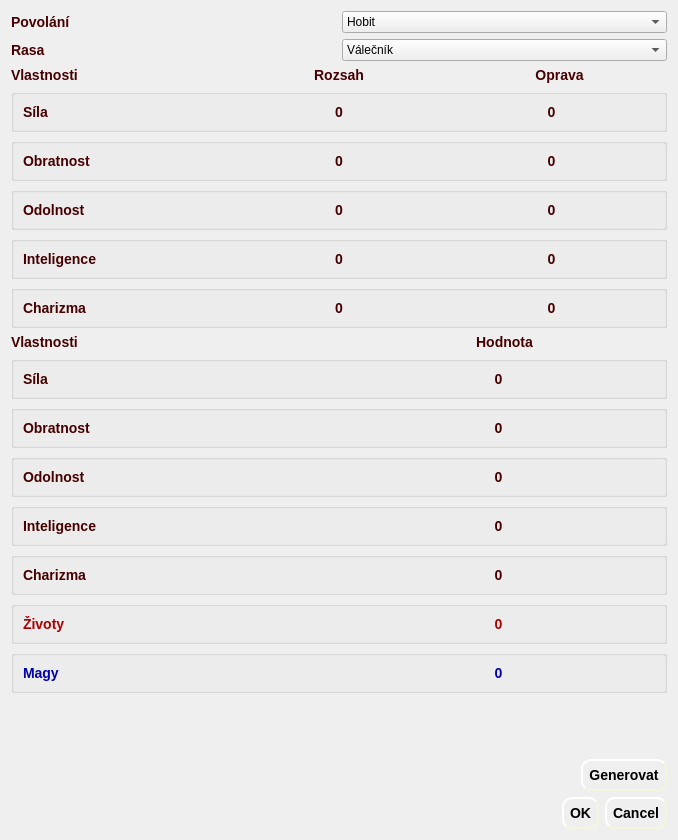
<?xml version="1.0" encoding="UTF-8"?>
<ui version="4.0">
 <class>NCharakter</class>
 <widget class="QDialog" name="NCharakter">
  <property name="geometry">
   <rect>
    <x>0</x>
    <y>0</y>
    <width>678</width>
    <height>840</height>
   </rect>
  </property>
  <property name="sizePolicy">
   <sizepolicy hsizetype="Fixed" vsizetype="Preferred">
    <horstretch>0</horstretch>
    <verstretch>0</verstretch>
   </sizepolicy>
  </property>
  <property name="windowTitle">
   <string>Dialog</string>
  </property>
  <property name="styleSheet">
   <string notr="true">QDialog{
	
	border-image: url(:/img/img/button_3.jpg);

}
QPushButton{
	background-image: url(:/img/img/button_4.jpg);
       border-style: outset;
    border-width: 2px;
    border-radius: 10px;
    border-color: beige;
    font: bold 14px;

    padding: 6px;
}

QComboBox{
	
	border-image: url(:/img/img/button_4.jpg);
}
QLabel{
font: bold 14px;
	
	color: rgb(70, 0, 0);
}</string>
  </property>
  <layout class="QVBoxLayout" name="verticalLayout_3">
   <item>
    <layout class="QVBoxLayout" name="verticalLayout">
     <item>
      <layout class="QHBoxLayout" name="horizontalLayout_2">
       <item>
        <widget class="QLabel" name="label_2">
         <property name="text">
          <string>Povolání</string>
         </property>
        </widget>
       </item>
       <item>
        <widget class="QComboBox" name="comboBox_2">
         <item>
          <property name="text">
           <string>Hobit</string>
          </property>
         </item>
         <item>
          <property name="text">
           <string>Kudůk</string>
          </property>
         </item>
         <item>
          <property name="text">
           <string>Trpaslík</string>
          </property>
         </item>
         <item>
          <property name="text">
           <string>Elf</string>
          </property>
         </item>
         <item>
          <property name="text">
           <string>Člověk</string>
          </property>
         </item>
         <item>
          <property name="text">
           <string>Barbar</string>
          </property>
         </item>
         <item>
          <property name="text">
           <string>Krol</string>
          </property>
         </item>
        </widget>
       </item>
      </layout>
     </item>
     <item>
      <layout class="QHBoxLayout" name="horizontalLayout">
       <item>
        <widget class="QLabel" name="label">
         <property name="text">
          <string>Rasa</string>
         </property>
        </widget>
       </item>
       <item>
        <widget class="QComboBox" name="comboBox">
         <property name="styleSheet">
          <string notr="true"/>
         </property>
         <item>
          <property name="text">
           <string>Válečník</string>
          </property>
         </item>
         <item>
          <property name="text">
           <string>Hraničář</string>
          </property>
         </item>
         <item>
          <property name="text">
           <string>Alchymista</string>
          </property>
         </item>
         <item>
          <property name="text">
           <string>Kouzelník</string>
          </property>
         </item>
         <item>
          <property name="text">
           <string>Zloděj</string>
          </property>
         </item>
        </widget>
       </item>
      </layout>
     </item>
     <item>
      <layout class="QHBoxLayout" name="horizontalLayout_3">
       <item>
        <widget class="QLabel" name="label_3">
         <property name="text">
          <string>Vlastnosti</string>
         </property>
        </widget>
       </item>
       <item>
        <widget class="QLabel" name="label_4">
         <property name="text">
          <string>Rozsah</string>
         </property>
         <property name="alignment">
          <set>Qt::AlignCenter</set>
         </property>
        </widget>
       </item>
       <item>
        <widget class="QLabel" name="label_5">
         <property name="text">
          <string>Oprava</string>
         </property>
         <property name="alignment">
          <set>Qt::AlignCenter</set>
         </property>
        </widget>
       </item>
      </layout>
     </item>
     <item>
      <widget class="QGroupBox" name="horizontalGroupBox_5">
       <layout class="QHBoxLayout" name="horizontalLayout_5">
        <item>
         <widget class="QLabel" name="label_9">
          <property name="text">
           <string>Síla</string>
          </property>
         </widget>
        </item>
        <item>
         <widget class="QLabel" name="label_10">
          <property name="text">
           <string>0</string>
          </property>
          <property name="alignment">
           <set>Qt::AlignCenter</set>
          </property>
         </widget>
        </item>
        <item>
         <widget class="QLabel" name="label_11">
          <property name="text">
           <string>0</string>
          </property>
          <property name="alignment">
           <set>Qt::AlignCenter</set>
          </property>
         </widget>
        </item>
       </layout>
      </widget>
     </item>
     <item>
      <widget class="QGroupBox" name="horizontalGroupBox_4">
       <layout class="QHBoxLayout" name="horizontalLayout_4">
        <item>
         <widget class="QLabel" name="label_6">
          <property name="text">
           <string>Obratnost</string>
          </property>
         </widget>
        </item>
        <item>
         <widget class="QLabel" name="label_7">
          <property name="text">
           <string>0</string>
          </property>
          <property name="alignment">
           <set>Qt::AlignCenter</set>
          </property>
         </widget>
        </item>
        <item>
         <widget class="QLabel" name="label_8">
          <property name="text">
           <string>0</string>
          </property>
          <property name="alignment">
           <set>Qt::AlignCenter</set>
          </property>
         </widget>
        </item>
       </layout>
      </widget>
     </item>
     <item>
      <widget class="QGroupBox" name="horizontalGroupBox_7">
       <layout class="QHBoxLayout" name="horizontalLayout_7">
        <item>
         <widget class="QLabel" name="label_15">
          <property name="text">
           <string>Odolnost</string>
          </property>
         </widget>
        </item>
        <item>
         <widget class="QLabel" name="label_16">
          <property name="text">
           <string>0</string>
          </property>
          <property name="alignment">
           <set>Qt::AlignCenter</set>
          </property>
         </widget>
        </item>
        <item>
         <widget class="QLabel" name="label_17">
          <property name="text">
           <string>0</string>
          </property>
          <property name="alignment">
           <set>Qt::AlignCenter</set>
          </property>
         </widget>
        </item>
       </layout>
      </widget>
     </item>
     <item>
      <widget class="QGroupBox" name="horizontalGroupBox_6">
       <layout class="QHBoxLayout" name="horizontalLayout_6">
        <item>
         <widget class="QLabel" name="label_12">
          <property name="text">
           <string>Inteligence</string>
          </property>
         </widget>
        </item>
        <item>
         <widget class="QLabel" name="label_13">
          <property name="text">
           <string>0</string>
          </property>
          <property name="alignment">
           <set>Qt::AlignCenter</set>
          </property>
         </widget>
        </item>
        <item>
         <widget class="QLabel" name="label_14">
          <property name="text">
           <string>0</string>
          </property>
          <property name="alignment">
           <set>Qt::AlignCenter</set>
          </property>
         </widget>
        </item>
       </layout>
      </widget>
     </item>
     <item>
      <widget class="QGroupBox" name="horizontalGroupBox_8">
       <layout class="QHBoxLayout" name="horizontalLayout_8">
        <item>
         <widget class="QLabel" name="label_18">
          <property name="text">
           <string>Charizma</string>
          </property>
         </widget>
        </item>
        <item>
         <widget class="QLabel" name="label_19">
          <property name="text">
           <string>0</string>
          </property>
          <property name="alignment">
           <set>Qt::AlignCenter</set>
          </property>
         </widget>
        </item>
        <item>
         <widget class="QLabel" name="label_20">
          <property name="text">
           <string>0</string>
          </property>
          <property name="alignment">
           <set>Qt::AlignCenter</set>
          </property>
         </widget>
        </item>
       </layout>
      </widget>
     </item>
    </layout>
   </item>
   <item>
    <layout class="QVBoxLayout" name="verticalLayout_2">
     <item>
      <layout class="QHBoxLayout" name="horizontalLayout_12">
       <item>
        <widget class="QLabel" name="label_27">
         <property name="text">
          <string>Vlastnosti</string>
         </property>
        </widget>
       </item>
       <item>
        <widget class="QLabel" name="label_28">
         <property name="text">
          <string>Hodnota</string>
         </property>
         <property name="alignment">
          <set>Qt::AlignCenter</set>
         </property>
        </widget>
       </item>
      </layout>
     </item>
     <item>
      <widget class="QGroupBox" name="horizontalGroupBox_10">
       <layout class="QHBoxLayout" name="horizontalLayout_10">
        <item>
         <widget class="QLabel" name="label_21">
          <property name="text">
           <string>Síla</string>
          </property>
         </widget>
        </item>
        <item>
         <widget class="QLabel" name="label_22">
          <property name="text">
           <string>0</string>
          </property>
          <property name="alignment">
           <set>Qt::AlignCenter</set>
          </property>
         </widget>
        </item>
       </layout>
      </widget>
     </item>
     <item>
      <widget class="QGroupBox" name="horizontalGroupBox_11">
       <layout class="QHBoxLayout" name="horizontalLayout_11">
        <item>
         <widget class="QLabel" name="label_24">
          <property name="text">
           <string>Obratnost</string>
          </property>
         </widget>
        </item>
        <item>
         <widget class="QLabel" name="label_25">
          <property name="text">
           <string>0</string>
          </property>
          <property name="alignment">
           <set>Qt::AlignCenter</set>
          </property>
         </widget>
        </item>
       </layout>
      </widget>
     </item>
     <item>
      <widget class="QGroupBox" name="horizontalGroupBox_14">
       <layout class="QHBoxLayout" name="horizontalLayout_14">
        <item>
         <widget class="QLabel" name="label_33">
          <property name="text">
           <string>Odolnost</string>
          </property>
         </widget>
        </item>
        <item>
         <widget class="QLabel" name="label_34">
          <property name="text">
           <string>0</string>
          </property>
          <property name="alignment">
           <set>Qt::AlignCenter</set>
          </property>
         </widget>
        </item>
       </layout>
      </widget>
     </item>
     <item>
      <widget class="QGroupBox" name="horizontalGroupBox_13">
       <layout class="QHBoxLayout" name="horizontalLayout_13">
        <item>
         <widget class="QLabel" name="label_30">
          <property name="text">
           <string>Inteligence</string>
          </property>
         </widget>
        </item>
        <item>
         <widget class="QLabel" name="label_31">
          <property name="text">
           <string>0</string>
          </property>
          <property name="alignment">
           <set>Qt::AlignCenter</set>
          </property>
         </widget>
        </item>
       </layout>
      </widget>
     </item>
     <item>
      <widget class="QGroupBox" name="horizontalGroupBox_15">
       <layout class="QHBoxLayout" name="horizontalLayout_15">
        <item>
         <widget class="QLabel" name="label_36">
          <property name="text">
           <string>Charizma</string>
          </property>
         </widget>
        </item>
        <item>
         <widget class="QLabel" name="label_37">
          <property name="text">
           <string>0</string>
          </property>
          <property name="alignment">
           <set>Qt::AlignCenter</set>
          </property>
         </widget>
        </item>
       </layout>
      </widget>
     </item>
     <item>
      <widget class="QGroupBox" name="horizontalGroupBox_16">
       <layout class="QHBoxLayout" name="horizontalLayout_16">
        <item>
         <widget class="QLabel" name="label_38">
          <property name="styleSheet">
           <string notr="true">color: rgb(170, 0, 0);</string>
          </property>
          <property name="text">
           <string>Životy</string>
          </property>
         </widget>
        </item>
        <item>
         <widget class="QLabel" name="label_39">
          <property name="styleSheet">
           <string notr="true">color: rgb(170, 0, 0);</string>
          </property>
          <property name="text">
           <string>0</string>
          </property>
          <property name="alignment">
           <set>Qt::AlignCenter</set>
          </property>
         </widget>
        </item>
       </layout>
      </widget>
     </item>
     <item>
      <widget class="QGroupBox" name="horizontalGroupBox_17">
       <layout class="QHBoxLayout" name="horizontalLayout_17">
        <item>
         <widget class="QLabel" name="label_40">
          <property name="styleSheet">
           <string notr="true">color: rgb(0, 0, 171);</string>
          </property>
          <property name="text">
           <string>Magy</string>
          </property>
         </widget>
        </item>
        <item>
         <widget class="QLabel" name="label_41">
          <property name="styleSheet">
           <string notr="true">color: rgb(0, 0, 171);</string>
          </property>
          <property name="text">
           <string>0</string>
          </property>
          <property name="alignment">
           <set>Qt::AlignCenter</set>
          </property>
         </widget>
        </item>
       </layout>
      </widget>
     </item>
    </layout>
   </item>
   <item>
    <spacer name="verticalSpacer">
     <property name="orientation">
      <enum>Qt::Vertical</enum>
     </property>
     <property name="sizeHint" stdset="0">
      <size>
       <width>20</width>
       <height>40</height>
      </size>
     </property>
    </spacer>
   </item>
   <item>
    <layout class="QHBoxLayout" name="horizontalLayout_9">
     <item>
      <spacer name="horizontalSpacer">
       <property name="orientation">
        <enum>Qt::Horizontal</enum>
       </property>
       <property name="sizeHint" stdset="0">
        <size>
         <width>40</width>
         <height>20</height>
        </size>
       </property>
      </spacer>
     </item>
     <item>
      <widget class="QPushButton" name="pushButton">
       <property name="text">
        <string>Generovat</string>
       </property>
      </widget>
     </item>
    </layout>
   </item>
   <item>
    <widget class="QDialogButtonBox" name="buttonBox">
     <property name="orientation">
      <enum>Qt::Horizontal</enum>
     </property>
     <property name="standardButtons">
      <set>QDialogButtonBox::Cancel|QDialogButtonBox::Ok</set>
     </property>
    </widget>
   </item>
  </layout>
 </widget>
 <resources/>
 <connections>
  <connection>
   <sender>buttonBox</sender>
   <signal>accepted()</signal>
   <receiver>NCharakter</receiver>
   <slot>accept()</slot>
   <hints>
    <hint type="sourcelabel">
     <x>236</x>
     <y>686</y>
    </hint>
    <hint type="destinationlabel">
     <x>157</x>
     <y>274</y>
    </hint>
   </hints>
  </connection>
  <connection>
   <sender>buttonBox</sender>
   <signal>rejected()</signal>
   <receiver>NCharakter</receiver>
   <slot>reject()</slot>
   <hints>
    <hint type="sourcelabel">
     <x>304</x>
     <y>686</y>
    </hint>
    <hint type="destinationlabel">
     <x>286</x>
     <y>274</y>
    </hint>
   </hints>
  </connection>
 </connections>
</ui>
